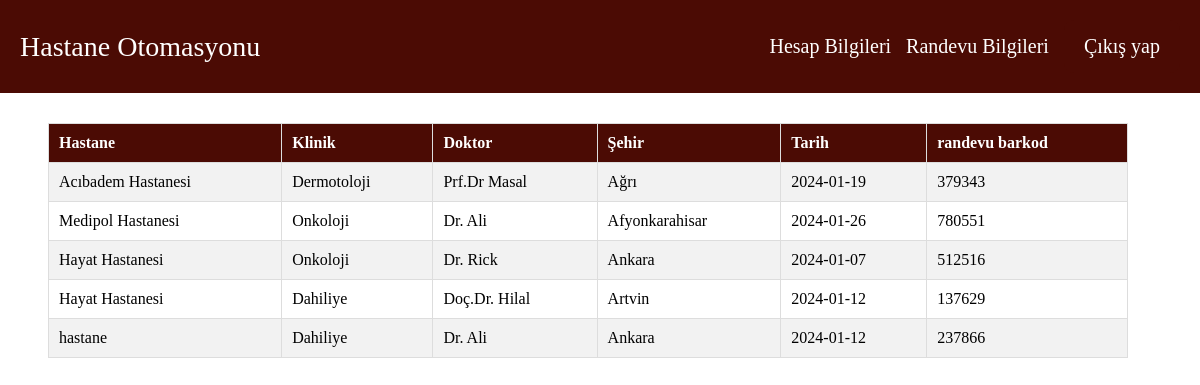
The app's page /Phphastane/randevu.php (signed in) with its own data.
### tables this page shows
CREATE TABLE `randevu` (
  `randevu_id` int(11) NOT NULL,
  `randevu_sehir` varchar(20) NOT NULL,
  `randevu_tarih` date NOT NULL,
  `randevu_hastane` varchar(50) NOT NULL,
  `randevu_klinik` varchar(25) NOT NULL,
  `randevu_doktor` varchar(20) NOT NULL,
  `randevu_hasta_id` int(20) NOT NULL,
  `randevu_barkod` int(11) NOT NULL
);

### Phphastane/randevu.php (the view, shortened to what this page needs)
<?php
include 'header.php';
?>
<!DOCTYPE html>
<html lang="tr">
<head>
</head>
<body>
    <table>
        <tr>
            <th>Hastane</th>
            <th>Klinik</th>
            <th>Doktor</th>
            <th>Şehir</th>
            <th>Tarih</th>
            <th>randevu barkod</th>
        </tr>
        <?php
        $randevu_sor = $db->prepare("SELECT * FROM randevu
        INNER JOIN kullanici ON randevu.randevu_hasta_id = kullanici.kullanici_id WHERE kullanici_tc=:kullanici_tc");
        $randevu_sor->execute([
            'kullanici_tc' => $_SESSION['userkullanici_tc']
        ]);
        while($randevu_cek = $randevu_sor->fetch(PDO::FETCH_ASSOC)){?>
        <tr>
            <td><?php echo $randevu_cek['randevu_hastane'];  ?></td>
            <td><?php echo $randevu_cek['randevu_klinik'];  ?></td>
            <td><?php echo $randevu_cek['randevu_doktor'];  ?></td>
            <td><?php echo $randevu_cek['randevu_sehir'];  ?></td>
            <td><?php echo $randevu_cek['randevu_tarih'];  ?></td>
            <td><?php echo $randevu_cek['randevu_barkod'];?></td>
        </tr>
        <?php   }
        ?>
    </table>
</body>
</html>

### Phphastane/header.php (shortened to what this page needs)
   <!DOCTYPE html>
   <html lang="tr">
   <head>
       <link rel="stylesheet" href="stil.css">
   </head>
   <body>
       <div class="üst_bar">
               <a href="Anasayfa.php">Hastane Otomasyonu</a>
               <div class="menu">
                   <a href="hesap.php">Hesap Bilgileri</a>
                   <a href="randevu.php">Randevu Bilgileri</a>
                   <a href="logout.php"><div class="Çikiş">
               Çıkış yap
                </div></a>
            </div>
       </div>
    </body>
</html>

### Phphastane/stil.css (style rules this page uses)
* { margin: 0; padding: 0; box-sizing: border-box; }
.üst_bar { background-color: #4b0b04; color: #fff; padding: 20px; display: flex; justify-content: space-between; align-items: center; }
.üst_bar a { text-decoration: none; color: #fff; font-size: 28px; }
.menu { display: flex; align-items: center; gap: 15px; }
.menu a { text-decoration: none; color: #fff; font-size: 20px; }
.Çikiş { padding: 15px 20px; background-color: #4b0b04; color: #fff; cursor: pointer; border-radius: 10px; transition: background-color 0.3s ease; font-size: 20px; }
table { position: relative; width: 90%; border-collapse: collapse; margin-top: 30px; margin-left: 4%; }
th, td { border: 1px solid #ddd; padding: 10px; text-align: left; }
th { background-color: #4b0b04; color: #fff; }
tr:nth-child(even) { background-color: #f2f2f2; }

### records on screen
randevu: randevu_hastane "Acıbadem Hastanesi", randevu_klinik "Dermotoloji", randevu_doktor "Prf.Dr Masal", randevu_sehir "Ağrı", randevu_tarih "2024-01-19", randevu_barkod "379343"
randevu: randevu_hastane "Medipol Hastanesi", randevu_klinik "Onkoloji", randevu_doktor "Dr. Ali", randevu_sehir "Afyonkarahisar", randevu_tarih "2024-01-26", randevu_barkod "780551"
randevu: randevu_hastane "Hayat Hastanesi", randevu_klinik "Onkoloji", randevu_doktor "Dr. Rick", randevu_sehir "Ankara", randevu_tarih "2024-01-07", randevu_barkod "512516"
randevu: randevu_hastane "Hayat Hastanesi", randevu_klinik "Dahiliye", randevu_doktor "Doç.Dr. Hilal", randevu_sehir "Artvin", randevu_tarih "2024-01-12", randevu_barkod "137629"
randevu: randevu_hastane "hastane", randevu_klinik "Dahiliye", randevu_doktor "Dr. Ali", randevu_sehir "Ankara", randevu_tarih "2024-01-12", randevu_barkod "237866"
